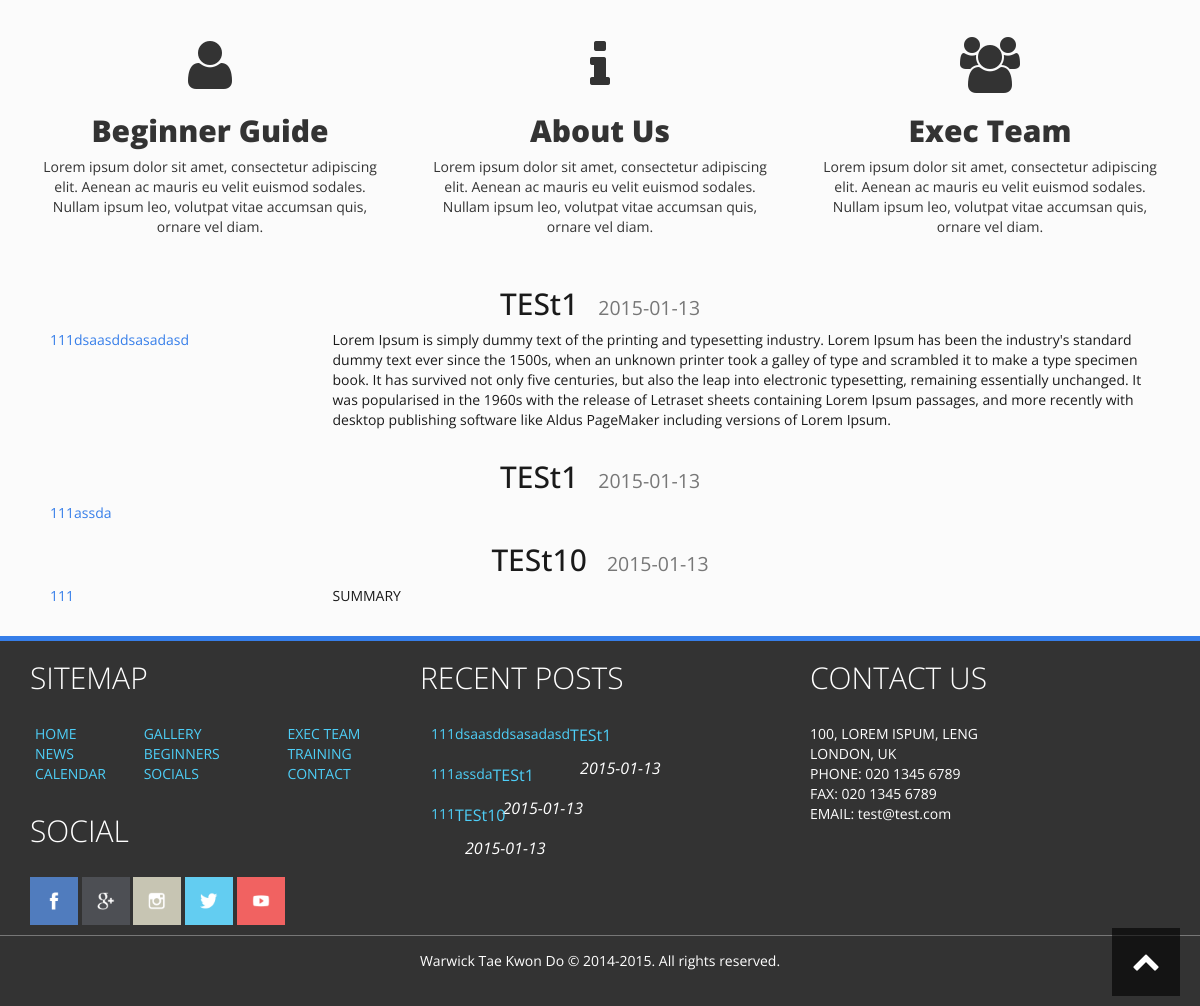
Before: / (lower part) with the older database file.
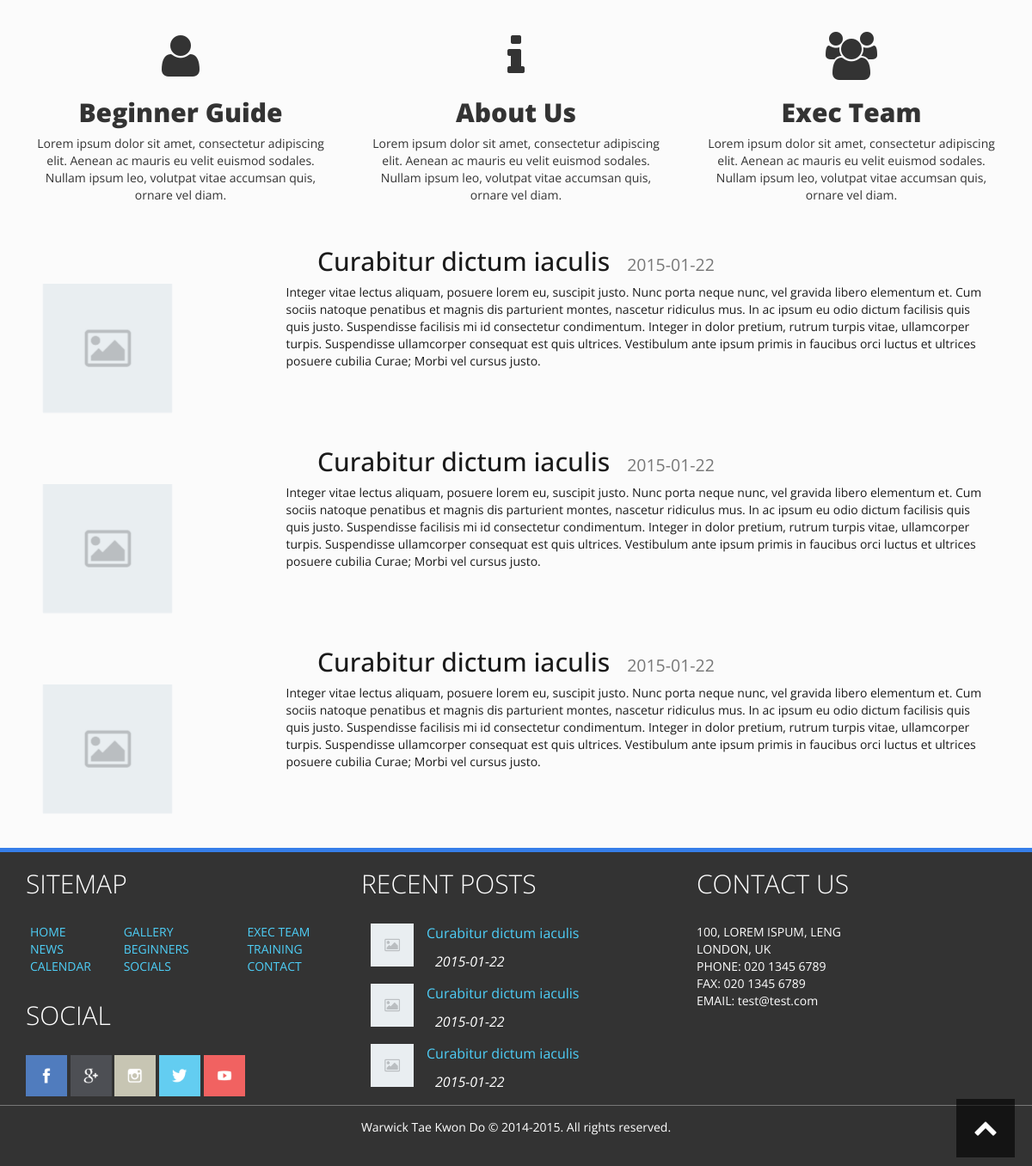
After: the same page with the newer database file.
### tables this page shows
CREATE TABLE IF NOT EXISTS `Articles` (
  `Id` int(11) NOT NULL,
  `Title` varchar(30) NOT NULL,
  `Date` date NOT NULL,
  `Photo` text NOT NULL,
  `Article` text NOT NULL,
  `Summary` text NOT NULL,
  PRIMARY KEY (`Id`),
  UNIQUE KEY `Id` (`Id`)
);

### database.php (called while the page is built, shortened)
<?php
class Database {
  protected static $conn;
  public function connect() {
    if(!isset(self::$conn)) {
      $config = parse_ini_file('../config.ini');
      self::$conn = new mysqli($config['host'], $config['username'], $config['password'], $config['dbname']);
    }
    else if(!self::$conn) {
      return false;
    }
    return self::$conn;
  }
  public function query($query) {
    $conn = $this -> connect();
    $result = $conn->query($query);
    return $result;
  }
}
?>

### index.php (the view, shortened to what this page needs)
<!DOCTYPE html>
<html lang="en">
  <head>
    <?php include 'php/head.php' ?>
  </head>
  <body>
    <div id="wrapper">
      <div class="three-story">
        <div class="container">
          <div class="row">
            <a href="#">
              <div class="col-md-4">
                <i class="fa fa-user"></i>
                 <h2>Beginner Guide</h2>
                <p>Lorem ipsum dolor sit amet, consectetur adipiscing elit. Aenean ac mauris eu velit euismod sodales. Nullam ipsum leo, volutpat vitae accumsan quis, ornare vel diam. </p>
              </div>
            </a>
            <a href="#">
              <div class="col-md-4">
                <i class="fa fa-info"></i>
                 <h2>About Us</h2>
                <p>Lorem ipsum dolor sit amet, consectetur adipiscing elit. Aenean ac mauris eu velit euismod sodales. Nullam ipsum leo, volutpat vitae accumsan quis, ornare vel diam. </p>
              </div>
            </a>
            <a href="#">
              <div class="col-md-4">
                <i class="fa fa-users"></i>
                 <h2>Exec Team</h2>
                <p>Lorem ipsum dolor sit amet, consectetur adipiscing elit. Aenean ac mauris eu velit euismod sodales. Nullam ipsum leo, volutpat vitae accumsan quis, ornare vel diam. </p>
              </div>
            </a>
          </div>
        </div>
      </div>
      <div class="recent-news">
        <div class="container">
            <?php
              require_once("database.php");
              $db = new Database();
              $result = $db->query("SELECT * FROM Articles ORDER BY ID DESC LIMIT 3");
              while($row = $result -> fetch_assoc()) {
                $id = $row['Id'];
                $date = $row['Date'];
                $photo = $row['Photo'];
                $title = $row['Title'];
                $summary = $row['Summary'];
                echo '
                  <a href="news.php?Id='.$id.'">
                    <div class="row">
                      <div class="summary-news">
                       <h2>'.$title.'<small>'.$date.'</small></h2>
                       <div class="col-sm-3">
                          '.$photo.'
                        </div>
                        <div class="col-sm-9">
                          <p>'.$summary.'</p>
                        </div>
                      </div>
                    </div>
                  </a>';
              }
            ?>
        </div>
      </div>
    </div>
    <?php include 'php/footer.php' ?>
  </body>
</html>

### php/head.php (shortened to what this page needs)
<link href="css/vendor/bootstrap.min.css" rel="stylesheet">
<link href="css/vendor/font-awesome.min.css" rel="stylesheet">
<link href="css/vendor/animate.css" rel="stylesheet">
<link href="css/main.css" rel="stylesheet">

### php/footer.php (shortened to what this page needs)
<div id="footer">
  <a id="up" href="#header"><i class="fa fa-chevron-up"></i></a>
  <div class="container">
    <div class="row">
      <div class="col-sm-4">
        <h2>SITEMAP</h2>
        <div class="row sitemap">
          <div class="left">
             <ul class="unlisted">
                <li><a href="index.php">HOME</a></li>
                <li><a href="#">NEWS</a></li>
                <li><a href="#">CALENDAR</a></li>
             </ul>
          </div>
          <div class="middle">
             <ul class="unlisted">
                <li><a href="#">GALLERY</a></li>
                <li><a href="#">BEGINNERS</a></li>
                <li><a href="#">SOCIALS</a></li>
             </ul>
          </div>
          <div class="right">
             <ul class="unlisted">
                <li><a href="#">EXEC TEAM</a></li>
                <li><a href="#">TRAINING</a></li>
                <li><a href="#">CONTACT</a></li>
             </ul>
          </div>
        </div>
        <div class="social">
          <h2>SOCIAL</h2>
          <div class="social-button">
            <img src="images/social/facebook.png" alt="">
            <img src="images/social/google+.png" alt="">
            <img src="images/social/instagram.png" alt="">
            <img src="images/social/twitter.png" alt="">
            <img src="images/social/youtube.png" alt="">
          </div>
        </div>
      </div>
      <?php
        require_once('database.php');
        $db = new Database();
        $result = $db->query("SELECT * FROM Articles ORDER BY ID DESC LIMIT 3");
        echo '<div class="col-sm-4">
                <h2>RECENT POSTS </h2>
                <div class="blog-post">
                  <ul class="unlisted">';
        while($row = $result -> fetch_assoc()) {
          $id = $row['Id'];
          $date = $row['Date'];
          $photo = $row['Photo'];
          $title = $row['Title'];
          echo '
            <li>
              <a href="news.php?Id='.$id.'">'.$photo.'</a>
              <div class="heading">
                <p>
                  <a href="news.php?Id='.$id.'">'.$title.'</a>
                  <small> '.$date.'</small>
                </p>
              </div>
            </li>';
        }
        echo '</ul>
            </div>
          </div>';
      ?>
      <div class="col-sm-4">
        <div class="address">
          <h2>CONTACT US</h2>
          <p>
            100, LOREM ISPUM, LENG <br>
            LONDON, UK <br>
            PHONE: 020 1345 6789 <br>
            FAX: 020 1345 6789 <br>
            EMAIL: test@test.com <br>
          </p>
        </div>
      </div>
    </div>
  </div>
  <div class="credits">Warwick Tae Kwon Do &copy 2014-2015. All rights reserved.</div>
</div>

### css/main.css (style rules this page uses)
h2 { font-size: 30px; }
a { color: #367ee9; }
small { padding-left: 10px; }
.unlisted { list-style-type: none; }
html, body { height: 100%; }
#wrapper { background: #fbfbfb; font-family: 'Open Sans', sans; min-height: 100%; margin: 0 auto -370px; padding: 0 0 370px; }
#footer { background: #333; height: 370px; font-family: 'Open Sans', sans; font-size: 14px; color: #fff; border-top: 5px solid #367ee9; }
#footer a { color: #4ecff8; }
#footer h2 { font-weight: 300; padding-bottom: 20px; }
#footer i { z-index: 1100; color: #fff; font-size: 2em; padding: 20px; position: fixed; bottom: 10px; right: 20px; background: rgba(0, 0, 0, 0.6); }
#footer .sitemap div { width: 33%; display: inline; float: left; padding: 0; margin: 0; }
#footer .sitemap div:first-child { margin-left: -20px; }
#footer .sitemap div:nth-child(2) { margin: 0 15px 0 -20px; }
#footer .blog-post ul { margin-left: -29px; }
#footer .blog-post li { margin-bottom: 20px; }
#footer .blog-post li .heading { display: inline; float: right; margin-right: 30px; position: absolute; }
#footer .blog-post li .heading a { font-size: 16px; }
#footer .blog-post li .heading small { font-style: italic; display: block; font-size: 16px; margin-top: 10px; }
#footer .blog-post li a img { width: 50px; height: 50px; margin-right: 15px; display: inline; }
#footer .social { margin-bottom: 10px; }
#footer .social img { width: 48px; height: 48px; }
#footer .credits { border-top: 1px solid #777777; text-align: center; padding: 15px 0 0 0; }
.three-story { margin-bottom: 20px; }
.three-story a { color: #333333; }
.three-story .col-md-4 { padding-top: 20px; text-align: center; }
.three-story .col-md-4 i { font-size: 4em; }
.three-story .col-md-4 h2 { font-weight: 800; }
.recent-news { margin-bottom: 20px; }
.recent-news .container .row .col-sm-9, .recent-news .container .row h2 { color: #1a1a1a; }
.recent-news .container .row .summary-news { padding: 0 20px; }
.recent-news .container .row .summary-news h2 { text-align: center; }
.recent-news .container .row .summary-news h2 small { padding-left: 20px; }
.recent-news .container .row .summary-news img { margin-bottom: 20px; }

Changed rows visible on the page:
no longer on this page (row edited): articles: Title "TESt1", Date "2015-01-13", Photo "111dsaasddsasadasd", Summary "Lorem Ipsum is simply dummy text of the printing and typesetting industry. Lorem Ipsum has been the industry's standard dummy text ever since the 1500s, when an unknown printer took a galley of type and scrambled it to make a type specimen book. It has survived not only five centuries, but also the leap into electronic typesetting, remaining essentially unchanged. It was popularised in the 1960s with the release of Letraset sheets containing Lorem Ipsum passages, and more recently with desktop publishing software like Aldus PageMaker including versions of Lorem Ipsum."
no longer on this page (row edited): articles: Title "TESt1", Date "2015-01-13", Photo "111assda"
no longer on this page (row edited): articles: Title "TESt10", Date "2015-01-13", Photo "111", Summary "SUMMARY"
added articles: Title "Curabitur dictum iaculis", Date "2015-01-22", Photo (placeholder picture), Summary "Integer vitae lectus aliquam, posuere lorem eu, suscipit justo. Nunc porta neque nunc, vel gravida libero elementum et. Cum sociis natoque penatibus et magnis dis parturient montes, nascetur ridiculus mus. In ac ipsum eu odio dictum facilisis quis quis justo. Suspendisse facilisis mi id consectetur condimentum. Integer in dolor pretium, rutrum turpis vitae, ullamcorper turpis. Suspendisse ullamcorper consequat est quis ultrices. Vestibulum ante ipsum primis in faucibus orci luctus et ultrices posuere cubilia Curae; Morbi vel cursus justo."
added articles: Title "Curabitur dictum iaculis", Date "2015-01-22", Photo (placeholder picture), Summary "Integer vitae lectus aliquam, posuere lorem eu, suscipit justo. Nunc porta neque nunc, vel gravida libero elementum et. Cum sociis natoque penatibus et magnis dis parturient montes, nascetur ridiculus mus. In ac ipsum eu odio dictum facilisis quis quis justo. Suspendisse facilisis mi id consectetur condimentum. Integer in dolor pretium, rutrum turpis vitae, ullamcorper turpis. Suspendisse ullamcorper consequat est quis ultrices. Vestibulum ante ipsum primis in faucibus orci luctus et ultrices posuere cubilia Curae; Morbi vel cursus justo."
added articles: Title "Curabitur dictum iaculis", Date "2015-01-22", Photo (placeholder picture), Summary "Integer vitae lectus aliquam, posuere lorem eu, suscipit justo. Nunc porta neque nunc, vel gravida libero elementum et. Cum sociis natoque penatibus et magnis dis parturient montes, nascetur ridiculus mus. In ac ipsum eu odio dictum facilisis quis quis justo. Suspendisse facilisis mi id consectetur condimentum. Integer in dolor pretium, rutrum turpis vitae, ullamcorper turpis. Suspendisse ullamcorper consequat est quis ultrices. Vestibulum ante ipsum primis in faucibus orci luctus et ultrices posuere cubilia Curae; Morbi vel cursus justo."
